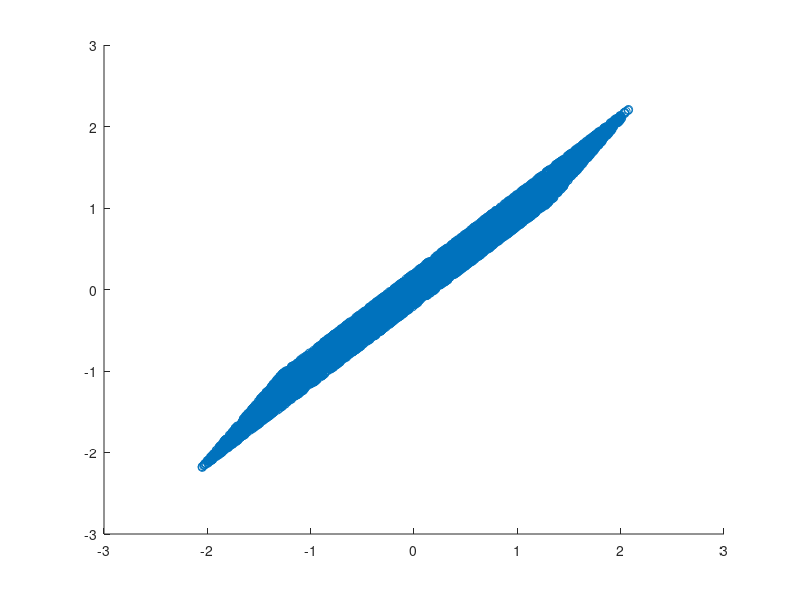

Write the MATLAB code that produced this figure. (Note: this script raises an error after producing the figure.)
%% PCA
clear; close all;

% Signal specification
p1_limit = [10 40];
p2_limit = [10 18];
N = 10000;

% Generation
p1 = unifrnd(p1_limit(1), p1_limit(2), 1, N);
p2 = unifrnd(p2_limit(1), p2_limit(2), 1, N);

% Plot original signal
scatter(p1, p2);

% Mixing
source = [p1;p2];
A = [0.8 0.7;
     0.3 0.4];
mixed = A * source;

% Centering
centered_mixed = mixed - (mean(mixed')')*ones(1, size(mixed, 2));

% Variance normalization
centered_mixed = centered_mixed./((sqrt(var(centered_mixed'))')*ones(1, size(source, 2)));

% Covariance
Cov = centered_mixed*centered_mixed';

% Eigen
[V, D] = eig(Cov);
[B I] = sort(sum(D), 'descend');

% Construct W
W = zeros(size(V));
for i = 1 : size(V, 1)
    W(:, i) = V(:, I(i));
end

% Plot processed mixed
scatter(centered_mixed(1,:), centered_mixed(2,:));
hold on;
plotv(W,'-')
